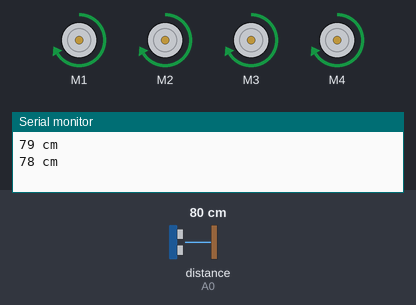
A sketch run on a simulated Arduino Uno, built with avr-gcc and run on an emulated ATmega328P. Shown: 4 × DC motor (green arrow = forward, orange = backward, longer = faster), the last lines printed to the serial monitor. Wiring (inferred from the names in the program): ultrasonic range finder: trigger A1; echo A0. The inputs (shaded band) are chosen by the test bench; at power-on: distance to the obstacle (sensor on A0) 80 cm. The echo pulse lasts 58.3 µs per cm.

Above: at 1.8 s.
1.9 s: distance to the obstacle (sensor on A0) set to 24 cm
6.0 s: distance to the obstacle (sensor on A0) set to 20 cm
At 7.2 s:
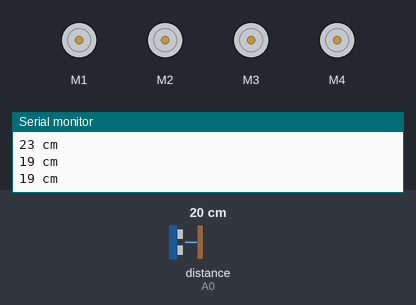
7.5 s: distance to the obstacle (sensor on A0) set to 35 cm
At 8.8 s:
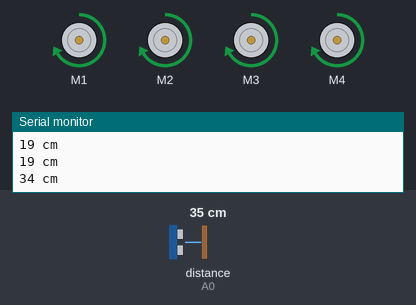
11.6 s: distance to the obstacle (sensor on A0) set to 2 cm
At 12.5 s:
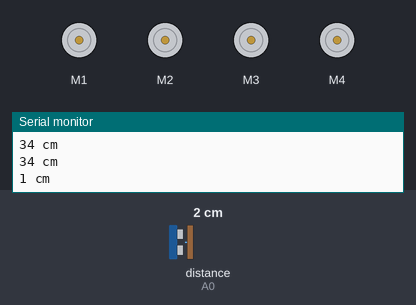
Timing chart, 0 to 14.5 s (numbered marks = the images above; inputs shaded):
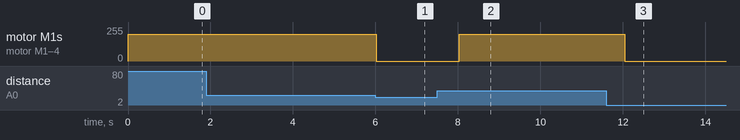

Measured:
- the behaviour switches between 22 and 21 cm on distance to the obstacle (sensor on A0) (found by bisection; images 0 and 1)
- after the input at 6.0 s, motor M1–4: forward 200/255 → stopped at once
- after the input at 7.5 s, motor M1–4: stopped → forward 200/255 after 0.53 s
- after the input at 11.6 s, motor M1–4: forward 200/255 → stopped after 0.44 s

The sketch:

Ultrasonic-sensor-controlled-bot-01.ino
```cpp
#include <AFMotor.h>    //Adafruit Motor Driver Shield library
AF_DCMotor motorFrontLeft(1);
AF_DCMotor motorFrontRight(2);
AF_DCMotor motorRearLeft(3);
AF_DCMotor motorRearRight(4);

void setup() {
  Serial.begin (9600);
  pinMode(A1, OUTPUT);    //Analog pin A1 connected to TRIG
  pinMode(A0, INPUT);     //Analog pin A0 connected to ECHO
  motorInitialize(200);
}
void loop(){
  int distance_in_cm = detectObstacle();
  if(distance_in_cm <= 400){
    Serial.print(distance_in_cm);
    Serial.println(" cm");

    if(distance_in_cm >20){
      moveForward();
    }
    else{
      halt();
    }
  }
  else{}
}

int detectObstacle(){
  long duration;
  digitalWrite(A1, LOW);
  delayMicroseconds(2);
  digitalWrite(A1, HIGH);    //give a pulse of 10us on TRIG
  delayMicroseconds(10);
  digitalWrite(A1, LOW);
  duration = pulseIn(A0, HIGH);     //check time elasped in receiving back the pulse on ECHO
  return duration * 0.034 / 2;
}

void motorInitialize(int x){
  motorFrontLeft.setSpeed(x);
  motorFrontRight.setSpeed(x);
  motorRearLeft.setSpeed(x);
  motorRearRight.setSpeed(x);

  motorFrontLeft.run(RELEASE);
  motorFrontRight.run(RELEASE);
  motorRearLeft.run(RELEASE);
  motorRearRight.run(RELEASE);
}

void moveForward(){
    motorFrontLeft.run(FORWARD);
    motorFrontRight.run(FORWARD);
    motorRearLeft.run(FORWARD);
    motorRearRight.run(FORWARD);
    delay(1000);
    motorFrontLeft.run(RELEASE);
    motorFrontRight.run(RELEASE);
    motorRearLeft.run(RELEASE);
    motorRearRight.run(RELEASE);
}

void reverse(){
    motorFrontLeft.run(BACKWARD);
    motorFrontRight.run(BACKWARD);
    motorRearLeft.run(BACKWARD);
    motorRearRight.run(BACKWARD);
    delay(1000);
    motorFrontLeft.run(RELEASE);
    motorFrontRight.run(RELEASE);
    motorRearLeft.run(RELEASE);
    motorRearRight.run(RELEASE);
}

void halt(){
    motorFrontLeft.run(RELEASE);
    motorFrontRight.run(RELEASE);
    motorRearLeft.run(RELEASE);
    motorRearRight.run(RELEASE);
    delay(1000);
}
```
